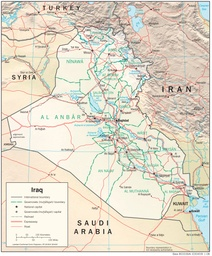
#> input picture data/cia_iraq_physiography.jpg, 212 x 256 px, shrunk from 1983 x 2392 before the run
$ python pc_example.py
#> lines starting #> are read from the running program, lines starting #| are printed output that depends on the picture; after the words box and inside, x2 and y2 are one past the last pixel; in counts of white or black regions, pixels touching at a corner belong together
### pixel_classifier.py
from __future__ import division

"""pixel_classifier.py: Supervised image pixel classification using random forests."""

_author__ = "Philipp Hunziker"
__license__ = "GNU v.2"
__maintainer__ = "Philipp Hunziker"
__email__ = "hunzikp[at]gmail.com"
__status__ = "Development"

from sklearn.ensemble import RandomForestClassifier
from sklearn import cross_validation
from itertools import product
import cv2
import numpy as np
import cPickle as pickle


class PixelClassifier:

    def __init__(self):
        self.clf = None
        self.im_class = None
        self.im_orig = None
        self.lothres = None
        self.upthres = None
        self.im_class_thres = None
        self.filtername = None
        self.filter_d = None
        self.filter_sigmacolor = None
        self.filter_sigmaspace = None

    # [5 lines left out: function trained, not called in this run]

    def set_training_images(self, im_class, im_orig, lothres=np.array([0, 254, 0], dtype=np.uint8), upthres=np.array([1, 255, 1], dtype=np.uint8)):
        self.im_class = im_class
        self.im_orig = im_orig
        self.lothres = lothres
        self.upthres = upthres
        self.im_class_thres = cv2.inRange(self.im_class, self.lothres, self.upthres)
        self.im_class_thres[self.im_class_thres > 0] = 255

    def get_training_data(self, filtername, filter_d, filter_sigmacolor, filter_sigmaspace):
        if filtername == "bilateral":
            im_filter = cv2.bilateralFilter(self.im_orig, filter_d, filter_sigmacolor, filter_sigmaspace)
        else:
            raise ValueError("Only bilateral filtering is allowed.")

        train_data = []
        for i in range(0, im_filter.shape[0]):
            for j in range(0, im_filter.shape[1]):
                colors = tuple(im_filter[i,j])
                # Remove purely white training data
                if colors[0] <= 255 or colors[1] <= 255 or colors[2] <= 255:
                    label = (self.im_class_thres[i,j],)
                    coords = (i,j)
                    train_data.append(coords + colors + label)
        train_data = np.asarray(train_data)
        return train_data

    def fit(self, n_estimators=10, filtername="bilateral", filter_d=3, filter_sigmacolor=1, filter_sigmaspace=1):
        self.filtername = filtername
        self.filter_d = filter_d
        self.filter_sigmacolor = filter_sigmacolor
        self.filter_sigmaspace = filter_sigmaspace
        train_data = self.get_training_data(filtername=filtername, filter_d=filter_d, filter_sigmacolor=filter_sigmacolor, filter_sigmaspace=filter_sigmaspace)
        rf = RandomForestClassifier(n_estimators=n_estimators)
        rf.fit(train_data[:,2:5], train_data[:,5])
        self.clf = rf

    def get_cv_score(self, n_estimators, filtername, filter_d, filter_sigmacolor, filter_sigmaspace, cv):
        train_data = self.get_training_data(filtername=filtername, filter_d=filter_d, filter_sigmacolor=filter_sigmacolor, filter_sigmaspace=filter_sigmaspace)
        rf = RandomForestClassifier(n_estimators=n_estimators)
        scores = cross_validation.cross_val_score(rf, train_data[:,2:5], train_data[:,5], cv=cv)
        return scores.mean()

    def tune(self, n_estimators_list=[10], filtername_list=["bilateral"], filter_d_list=[3], filter_sigmacolor_list=[1], filter_sigmaspace_list=[1], cv=3):
        params = []
        maxi = 0
        maxscore = -1
        i = 0
        for filtername in filtername_list:
            if filtername == "bilateral":
                for n_estimators, filter_d, filter_sigmacolor, filter_sigmaspace in product(n_estimators_list, filter_d_list, filter_sigmacolor_list, filter_sigmaspace_list):
                    params.append([n_estimators, filtername, filter_d, filter_sigmacolor, filter_sigmaspace])
                    score = self.get_cv_score(n_estimators, filtername, filter_d, filter_sigmacolor, filter_sigmaspace, cv=cv)
                    if score > maxscore:
                        maxi = i
                        maxscore = score
                    print "tested " + str(params[i]) + ", score: " + str(score)
                    i += 1
            else:
                raise ValueError("Only bilateral filtering is allowed.")

        best_params = params[maxi]
        self.fit(n_estimators=best_params[0], filtername=best_params[1], filter_d=best_params[2],
                 filter_sigmacolor=best_params[3], filter_sigmaspace=best_params[4])

    def predict(self, im):
        if self.filtername == "bilateral":
            im_filter = cv2.bilateralFilter(im, self.filter_d, self.filter_sigmacolor, self.filter_sigmaspace)
        else:
            raise ValueError("Only bilateral filtering is allowed.")
        pred_data = []
        for i in range(0, im_filter.shape[0]):
            for j in range(0, im_filter.shape[1]):
                colors = tuple(im_filter[i,j])
                coords = (i,j)
                pred_data.append(coords + colors)
        pred_data = np.asarray(pred_data)
        classified = self.clf.predict(pred_data[:,2:5])

        lower_none= np.array([255, 255, 255], dtype=np.uint8)
        upper_none= np.array([255, 255, 255], dtype=np.uint8)
        im_classified = cv2.inRange(im, lower_none, upper_none)
        im_classified[im_classified > 0] = 0
        for l in range(0, len(pred_data)):
            r = pred_data[l,:]
            i = r[0]
            j = r[1]
            pval = classified[l]
            im_classified[i,j] = pval
        return im_classified

    # [4 lines left out: function save, not called in this run]

    def load(self, path):
        self.clf, self.filtername, self.filter_d, \
            self.filter_sigmacolor, self.filter_sigmaspace = pickle.load(open(path, "rb"))

### pc_example.py
from pixel_classifier import PixelClassifier
import cv2

# Load image to be classified
target_im = cv2.imread("data/cia_iraq_physiography.jpg")
#> target_im is the input picture: shape (256, 212, 3); mean B, G, R 201.9, 217.8, 224.6

# Load training images
unclass_im = cv2.imread("data/iraq_train1.png")
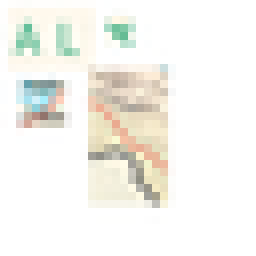
#> input picture data/iraq_train1.png, 32 x 32 px, shrunk from 300 x 300 before the run (shown 8 times larger)
#> unclass_im is the input picture: shape (32, 32, 3); mean B, G, R 238.7, 244.2, 245
class_im = cv2.imread("data/iraq_train2.png")
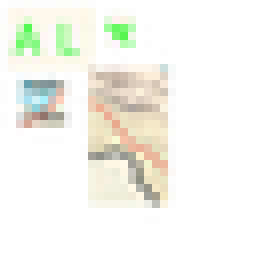
#> input picture data/iraq_train2.png, 32 x 32 px, shrunk from 300 x 300 before the run (shown 8 times larger)
#> class_im is the input picture: shape (32, 32, 3); mean B, G, R 237.7, 245.1, 244.8

# Initialize PixelClassifier instance and set training images
pc = PixelClassifier()
pc.set_training_images(im_class=class_im, im_orig=unclass_im)
#> in set_training_images, `self.lothres = lothres`: self.lothres = [0, 254, 0]
#> in set_training_images, `self.upthres = upthres`: self.upthres = [1, 255, 1]
#> in set_training_images, `self.im_class_thres = cv2.inRange(self.im_class, self.lothres, self.up..`: self.im_class_thres: shape (32, 32); every value is 0

# Tune classifier
pc.tune(n_estimators_list=[10], filtername_list=["bilateral"], filter_d_list=range(5,30,5), filter_sigmacolor_list=range(20,100,20), filter_sigmaspace_list=range(20,100,20), cv=5)

# Classify
final_im = pc.predict(target_im)
#> after the loop in predict, `for i in range(0, im_filter.shape[0]):`: pred_data = 54272 items
#> in predict, `im_classified = cv2.inRange(im, lower_none, upper_none)`:
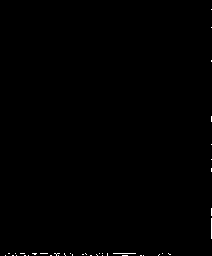
#> im_classified: shape (256, 212); 0.26% white in thin lines or dots
#> in predict, `im_classified[im_classified > 0] = 0`: im_classified: shape (256, 212); 0.26% of pixels changed, all inside (x1, y1, x2, y2) = (5, 9, 212, 256)
#> the loop in predict, `for l in range(0, len(pred_data)):` made 54272 passes
#> r on passes 1 to 3: [0, 0, 251, 247, 249], [0, 1, 247, 242, 244], [0, 2, 233, 234, 242]

# Save result
cv2.imwrite('data/iraq_classified.png', final_im)
